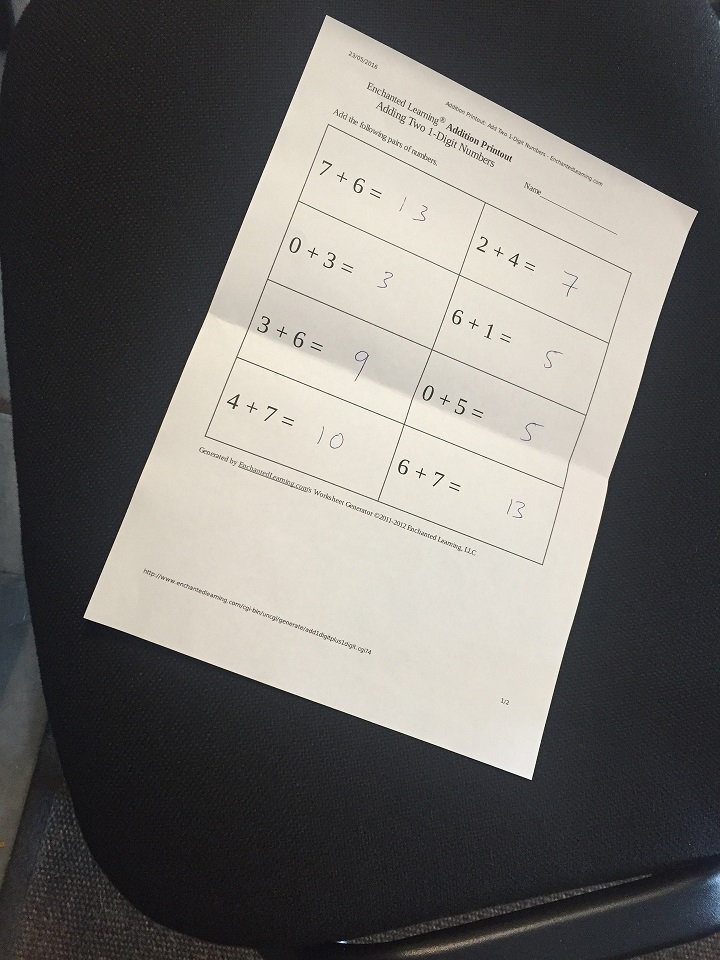
#> input picture opencv/demo01/images/set2/scan.jpg, 720 x 960 px
$ python page5.py
#> lines starting #> are read from the running program, lines starting #| are printed output that depends on the picture
import cv2
import numpy as np


def fun1():
    img = cv2.imread('images/set1/wrong_perspective.png')

    source_pts = np.float32([[35, 254], [345, 150], [290, 740], [630, 525]])
    dest_pts = np.float32([[0, 0], [400, 0], [0, 581], [400, 581]])
    M = cv2.getPerspectiveTransform(source_pts, dest_pts)

    # apply non affine transformation
    mod_img = cv2.warpPerspective(img, M, (400, 581))

    cv2.imshow('img', img)
    cv2.imshow('img_mod', mod_img)
    cv2.waitKey(0)
    cv2.destroyAllWindows()


def fun2():
    img = cv2.imread('images/set2/scan.jpg')
#> img is the input picture: shape (960, 720, 3); mean B, G, R 106.2, 109.5, 111.7
    source_pts = np.float32([[320, 15], [700, 215], [85, 610], [530, 780]])
    dest_pts = np.float32([[0, 0], [420, 0], [0, 594], [420, 594]])
    M = cv2.getPerspectiveTransform(source_pts, dest_pts)

    # apply non affine transformation
    mod_img = cv2.warpPerspective(img, M, (400, 581))
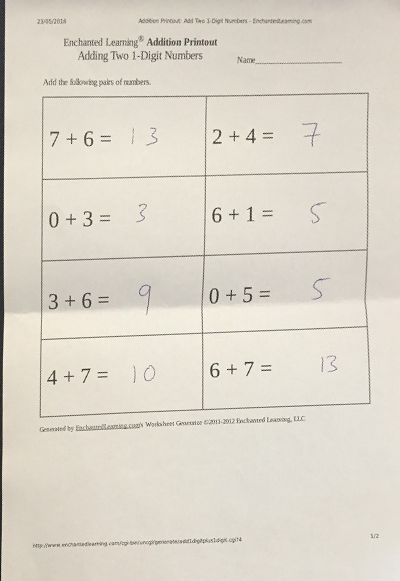
#> mod_img: shape (581, 400, 3); mean B, G, R 203.2, 215.2, 221.2

    cv2.imshow('img', img)
    cv2.imshow('img_mod', mod_img)
    cv2.waitKey(0)
    cv2.destroyAllWindows()


# fun1()
fun2()
